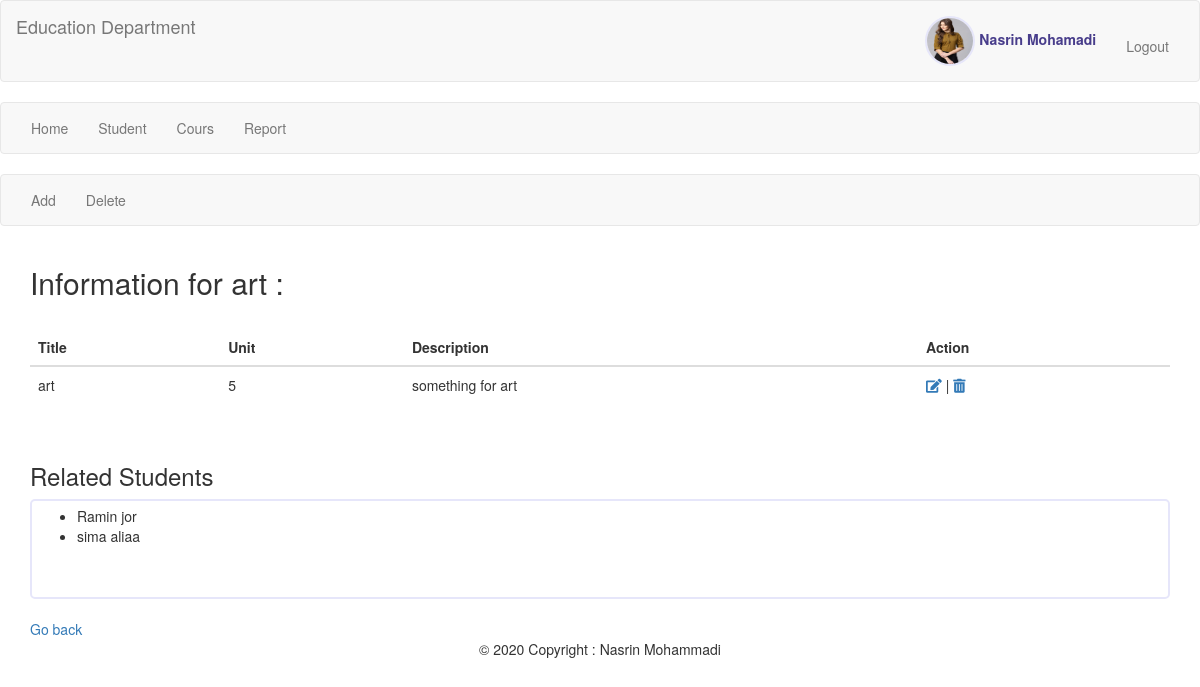
The page /index.php?action=course_detail&id=9 (signed in) on the database its author committed.
### tables this page shows
CREATE TABLE `enrollment` (
  `id_student` int(6) NOT NULL,
  `id_course` int(6) NOT NULL,
  `update_at` timestamp NOT NULL DEFAULT CURRENT_TIMESTAMP ON UPDATE CURRENT_TIMESTAMP,
  `create_at` timestamp NOT NULL DEFAULT CURRENT_TIMESTAMP
);

CREATE TABLE `student` (
  `id_student` int(6) NOT NULL,
  `firstName` varchar(30) NOT NULL,
  `lastName` varchar(30) NOT NULL,
  `birthday` date DEFAULT NULL,
  `gender` varchar(1) DEFAULT NULL,
  `email` varchar(50) DEFAULT NULL,
  `phone` varchar(10) DEFAULT NULL,
  `update_at` timestamp NOT NULL DEFAULT CURRENT_TIMESTAMP ON UPDATE CURRENT_TIMESTAMP,
  `create_at` timestamp NOT NULL DEFAULT CURRENT_TIMESTAMP
);

### model/course/course_model.php (called while the page is built, shortened)
<?php
class Course{
	public function getCourseById($id){
		global $conn;
		$sql = "select * from course where id_course =".$id ;
		$students = $this->getStudentByCourseId($id);
		$result = $conn->query($sql);
		$row = [];
		if ($result->num_rows > 0) {
		 $row = $result->fetch_assoc() ;
		 foreach ($students as $key => $value) {
		 	 $row["students"][$value["id_student"]] = $value;
		 }
		}
		return $row;
	}
	public function getStudentByCourseId($id){
		global $conn;
		$sql = "select s.*,e.create_at AS assign_created,e.update_at AS assign_updated
				from student s join enrollment e
				on s.id_student = e.id_student join course  c
				on c.id_course = e.id_course  where e.id_course =".$id ;
		$result = $conn->query($sql);
		$myData = [];
		if ($result->num_rows > 0) {
			while ( $row = $result->fetch_assoc()) {
				 $myData[] = $row;
			}
		}
		return $myData;
	}
}

### html/course/course_detail.php (the view, shortened to what this page needs)
<?php require_once "menu/menu_action.php"; ?>
<div class="container">
  <p><h2>Information for <?= $course["title"] ?> :</h2></p>
  <br>
  <table class="table">
    <thead>
      <tr>
        <th>Title</th>
        <th>Unit</th>
        <th>Description</th>
        <th>Action</th>
      </tr>
    </thead>
    <tbody>
        <td><?= $course["title"] ?></td>
        <td><?= $course["unit"] ?></td>
        <td><?= $course["description"] ?></td>
        <td><a href="index.php?action=course_edit&id=<?= $course["id_course"] ?>" class="modify" data-id="<?= $course["id_course"] ?>">
              <i class="fas fa-edit"></i>
            </a> |
            <a href="index.php?action=course_delete&id=<?= $course["id_course"] ?>" class="delete">
              <i class="fas fa-trash-alt"></i>
            </a>
        </td>
    </tbody>
  </table>
  <br>
  <h3>Related Students</h3>
  <div class="box">
  <?php if(isset($course["students"])){ ?>
          <ul>
         <?php foreach ($course["students"] as $key => $value) { ?>
            <li><?= $value['firstName']." ".$value['lastName']  ?></li>
         <?php  } ?>
         </ul>
  <?php }else{ ?>
          <h5 style="color: gray">Not selected yet</h5>
  <?php }?>
  </div>
  <br><a href="<?= $_SERVER["HTTP_REFERER"] ?>">Go back</a>
</div>

### assets/css/_student.css (style rules this page uses)
body { background-color: #9ACD32; color: red; }

### header.php (style rules this page uses)
.box { padding: 5px; border: 2px #E6E6FA solid; border-radius: 5px; overflow-y: scroll; height: 100px;" }

### rows shown on the page
enrollment: id_student.firstName "Ramin", id_student.lastName "jor"
enrollment: id_student.firstName "sima", id_student.lastName "aliaa"

### other values the page prints
$_SESSION["user"]["firstName"] "Nasrin"
$_SESSION["user"]["lastName"] "Mohamadi"
$course["title"] "art"
$course["unit"] "5"
$course["description"] "something for art"
